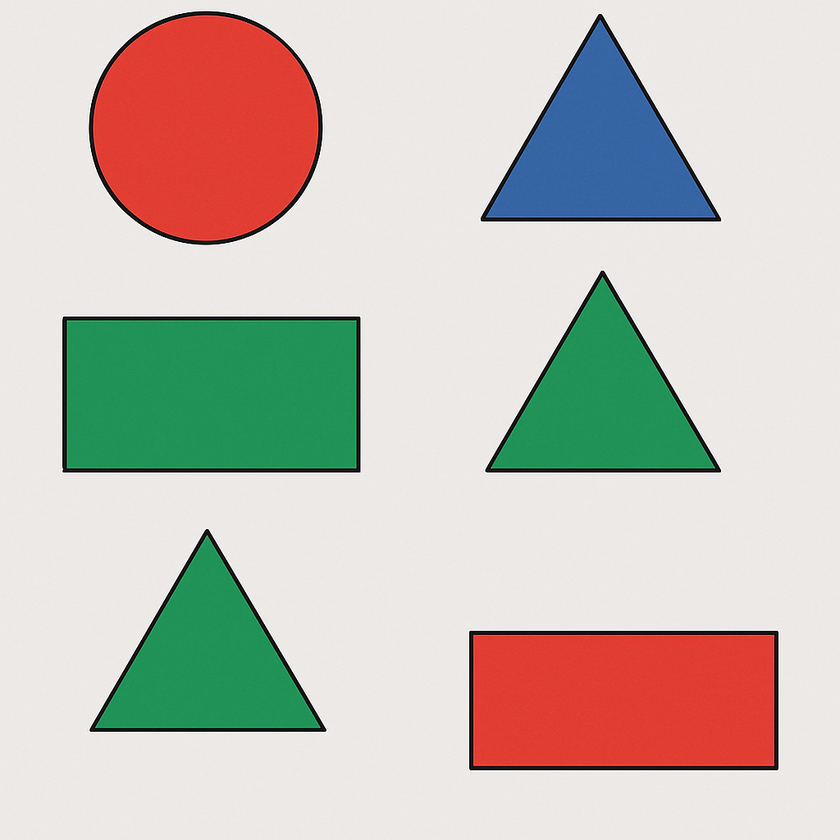
#> input picture sekiller.png, 840 x 840 px, shrunk from 1024 x 1024 before the run, given in place of video, which was not available
$ python contour_phonecamera.py
#> lines starting #> are read from the running program, lines starting #| are printed output that depends on the picture; after the words box and inside, x2 and y2 are one past the last pixel; in counts of white or black regions, pixels touching at a corner belong together; pictures that were not available may be replaced by others from this repository, and a replacement may not be noted
import cv2
import numpy as np

ip_address = "10.103.134.218:8080"
video_url = f"http://{ip_address}/video"

def nothing(x):
    pass

# Trackbar penceresini oluştur ve boyutunu ayarla
cv2.namedWindow("Trackbar", cv2.WINDOW_NORMAL)

# Trackbar'ları oluştur
cv2.createTrackbar("L-H", "Trackbar", 0, 179, nothing)
#> slider 'L-H' is set to 35
cv2.createTrackbar("L-S", "Trackbar", 0, 255, nothing)
#> slider 'L-S' is set to 51
cv2.createTrackbar("L-V", "Trackbar", 0, 255, nothing)
#> slider 'L-V' is set to 51
cv2.createTrackbar("U-H", "Trackbar", 179, 179, nothing)
cv2.createTrackbar("U-S", "Trackbar", 255, 255, nothing)
cv2.createTrackbar("U-V", "Trackbar", 255, 255, nothing)

cap = cv2.VideoCapture(video_url)

while cap.isOpened():
    ret, frame = cap.read()
#> frame is the input picture: shape (840, 840, 3); mean B, G, R 185.5, 193.4, 198.6
    if not ret:
        print("Bağlantı hatası!")
        break

    hsv = cv2.cvtColor(frame, cv2.COLOR_BGR2HSV)
#> hsv: shape (840, 840, 3); mean H, S, V 23.6, 58.2, 216.3

    # Trackbar değerlerini al
    l_h = cv2.getTrackbarPos("L-H", "Trackbar")
    l_s = cv2.getTrackbarPos("L-S", "Trackbar")
    l_v = cv2.getTrackbarPos("L-V", "Trackbar")
    u_h = cv2.getTrackbarPos("U-H", "Trackbar")
    u_s = cv2.getTrackbarPos("U-S", "Trackbar")
    u_v = cv2.getTrackbarPos("U-V", "Trackbar")

    # Trackbar değerleri ile maske oluştur
    lower_bound = np.array([l_h, l_s, l_v], dtype=np.uint8)
    upper_bound = np.array([u_h, u_s, u_v], dtype=np.uint8)

    mask = cv2.inRange(hsv, lower_bound, upper_bound)
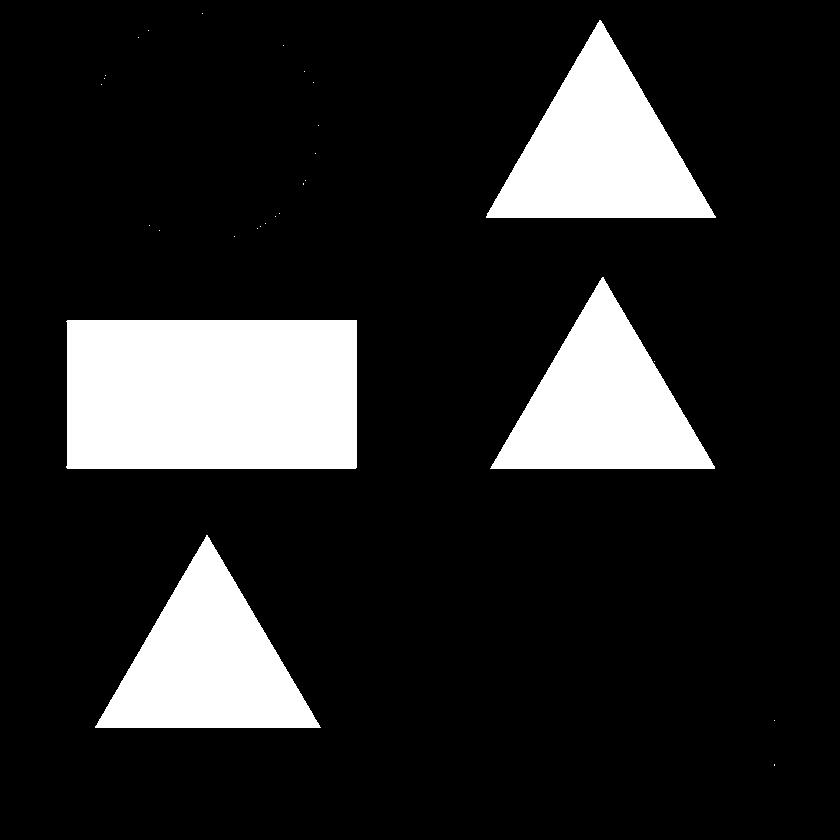
#> mask: shape (840, 840); 15.6% white; 28 white regions (24 under 20 px), largest, box (x1, y1, x2, y2) and area: (66, 320, 357, 469) 43212, (486, 20, 716, 218) 23107, (95, 535, 321, 728) 21969, (490, 277, 715, 469) 21852
    mask = cv2.medianBlur(mask, 5)
#> mask: shape (840, 840); 15.6% white; 4 white regions

    # Kontur bulma
    contours, _ = cv2.findContours(mask, cv2.RETR_EXTERNAL, cv2.CHAIN_APPROX_SIMPLE)
#> contours = 4 contours; box (x1, y1, x2, y2) and area: (67, 320, 357, 469) 42767, (487, 21, 715, 218) 22787, (96, 536, 320, 728) 21657, (491, 278, 714, 469) 21542

    for cnt in contours:
        area = cv2.contourArea(cnt)
        if area > 300:  # Küçük nesneleri filtrele
            approx = cv2.approxPolyDP(cnt, 0.02 * cv2.arcLength(cnt, True), True)
            x, y, w, h = cv2.boundingRect(approx)

            # Şekil tespiti
            shape = ""
            if len(approx) == 3:
                shape = "Triangle"
            elif len(approx) == 4:
                aspect_ratio = float(w) / h
                if 0.85 <= aspect_ratio <= 1.15:
                    shape = "Square"
                else:
                    shape = "Rectangle"
            elif len(approx) > 6:
                shape = "Circle"

            # Çizimleri ekle
            cv2.drawContours(frame, [approx], -1, (255, 255, 0), 3)  # Mavi çizim
            cv2.putText(frame, shape, (x, y - 10),
                        cv2.FONT_HERSHEY_SIMPLEX, 0.6, (255, 255, 0), 2)  # Metin ekle
#> this loop made 4 passes
#> (area, approx, x, y, w, h, shape, aspect_ratio) on pass 2: (42767, [[67, 321], [68, 468], [356, 466], [354, 320]], 67, 320, 290, 149, 'Rectangle', 1.95)
#> (area, approx, x, y, w, h, shape) on passes 1, 3, 4: (21657, [[96, 725], [319, 725], [207, 536]], 96, 536, 224, 190, 'Triangle'), (21541.5, [[713, 465], [602, 278], [491, 466]], 491, 278, 223, 189, 'Triangle'), (22787, [[599, 21], [487, 216], [713, 217]], 487, 21, 227, 197, 'Triangle')
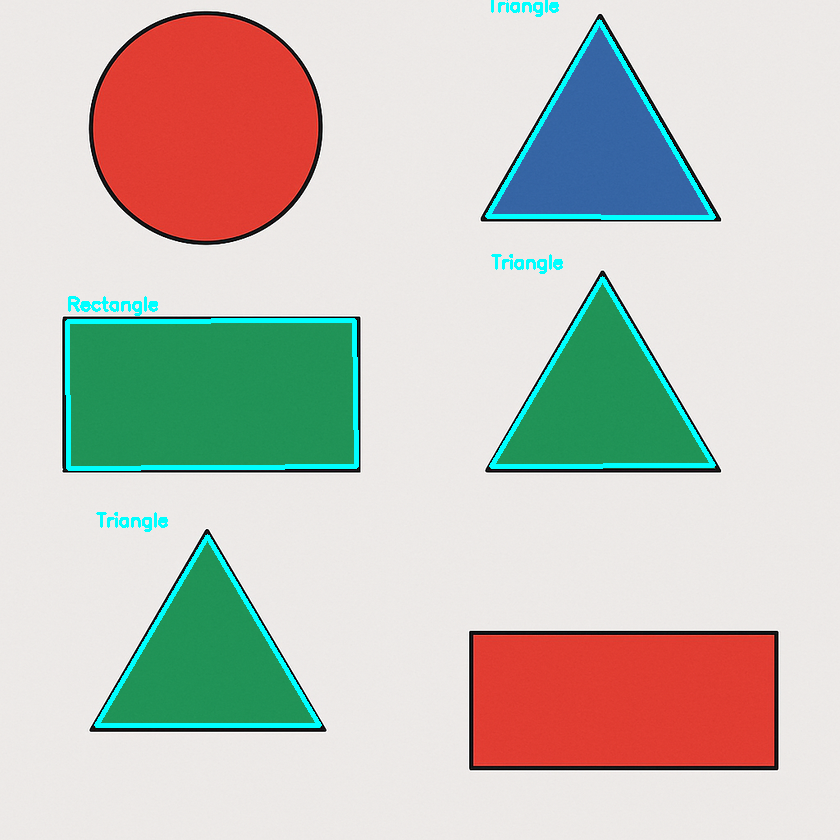
#> frame: shape (840, 840, 3); 2.32% of pixels changed, all inside (x1, y1, x2, y2) = (65, 0, 716, 728)

    res = cv2.bitwise_and(frame, frame, mask=mask)
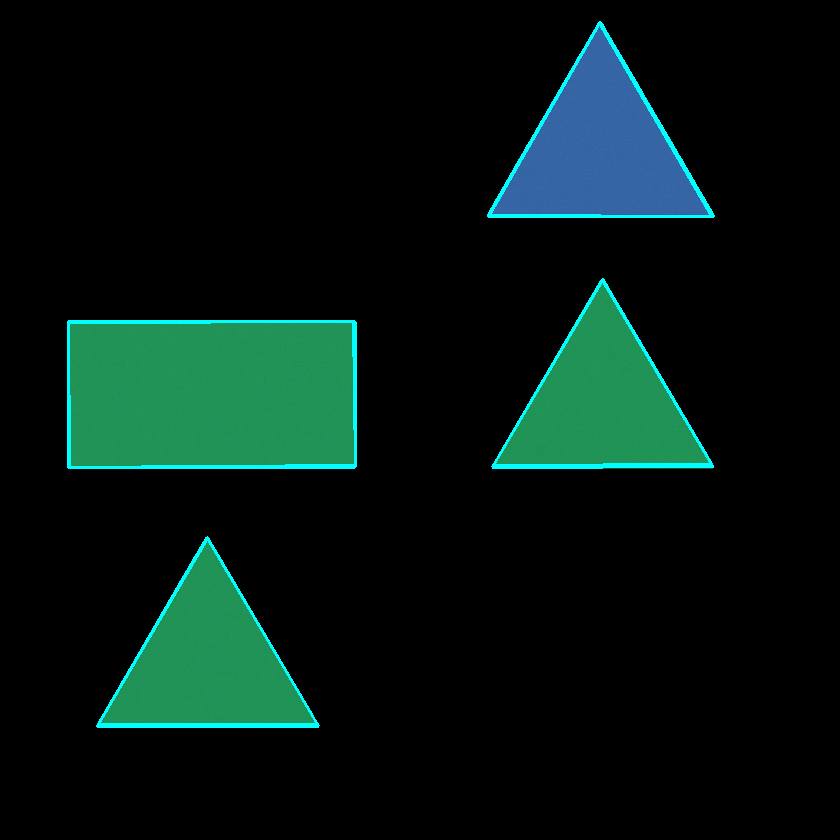
#> res: shape (840, 840, 3); mean B, G, R 18.4, 23.2, 5.2

    cv2.imshow("Telefon Kamerası - IP Webcam", frame)
    cv2.imshow("Maske", mask)

    if cv2.waitKey(1) & 0xFF == ord('q'):
#> (key q is pressed here)
        break

cap.release()
cv2.destroyAllWindows()
